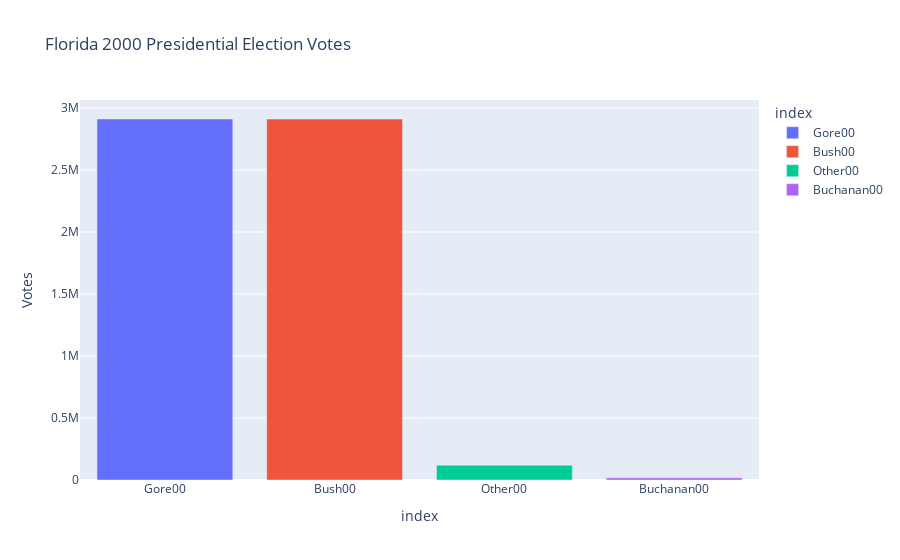

Notebook code cell kept with this figure:
### Code cell
# create a bar chart
fig_no_federal_absentee = px.bar(
    df_votes_no_federal_absentee,
    x=df_votes_no_federal_absentee.index,
    y=df_votes_no_federal_absentee.values,
    title='Florida 2000 Presidential Election Votes',
    labels={'x': 'Candidates', 'y': 'Votes'},
    color=df_votes_no_federal_absentee.index)
# show the bar chart without federal absentee votes
fig_no_federal_absentee.show()

### Figure 1 — Plotly figure (JSON) as saved in the notebook; plotly's stock layout.template omitted (floating-point values rounded to 4 significant figures)
{"data": [{"hovertemplate": "index=%{x}<br>Votes=%{y}<extra></extra>", "legendgroup": "Gore00", "marker": {"color": "#636efa", "pattern": {"shape": ""}}, "name": "Gore00", "orientation": "v", "showlegend": true, "textposition": "auto", "type": "bar", "x": ["Gore00"], "xaxis": "x", "y": [2911417], "yaxis": "y"}, {"hovertemplate": "index=%{x}<br>Votes=%{y}<extra></extra>", "legendgroup": "Bush00", "marker": {"color": "#EF553B", "pattern": {"shape": ""}}, "name": "Bush00", "orientation": "v", "showlegend": true, "textposition": "auto", "type": "bar", "x": ["Bush00"], "xaxis": "x", "y": [2911215], "yaxis": "y"}, {"hovertemplate": "index=%{x}<br>Votes=%{y}<extra></extra>", "legendgroup": "Other00", "marker": {"color": "#00cc96", "pattern": {"shape": ""}}, "name": "Other00", "orientation": "v", "showlegend": true, "textposition": "auto", "type": "bar", "x": ["Other00"], "xaxis": "x", "y": [119947], "yaxis": "y"}, {"hovertemplate": "index=%{x}<br>Votes=%{y}<extra></extra>", "legendgroup": "Buchanan00", "marker": {"color": "#ab63fa", "pattern": {"shape": ""}}, "name": "Buchanan00", "orientation": "v", "showlegend": true, "textposition": "auto", "type": "bar", "x": ["Buchanan00"], "xaxis": "x", "y": [17479], "yaxis": "y"}], "layout": {"barmode": "relative", "legend": {"title": {"text": "index"}, "tracegroupgap": 0}, "title": {"text": "Florida 2000 Presidential Election Votes"}, "xaxis": {"anchor": "y", "categoryarray": ["Gore00", "Bush00", "Other00", "Buchanan00"], "categoryorder": "array", "domain": [0, 1], "title": {"text": "index"}}, "yaxis": {"anchor": "x", "domain": [0, 1], "title": {"text": "Votes"}}}}
